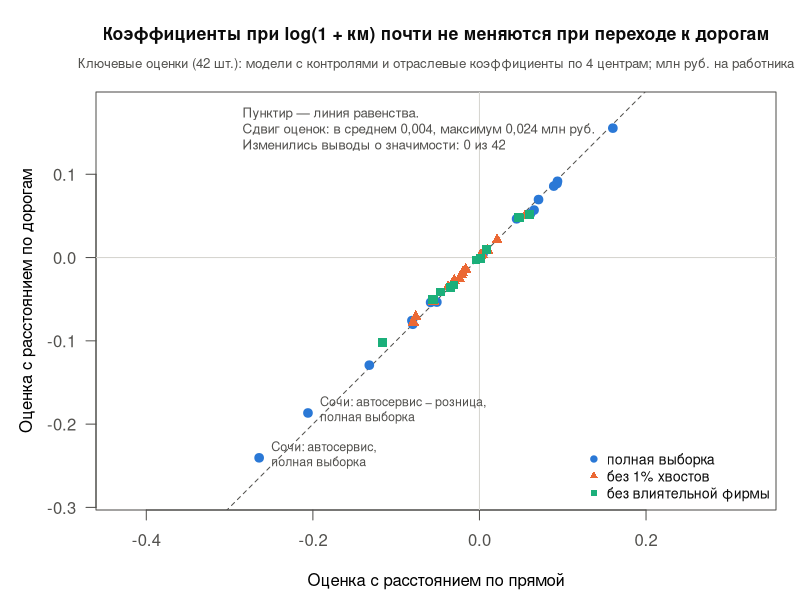
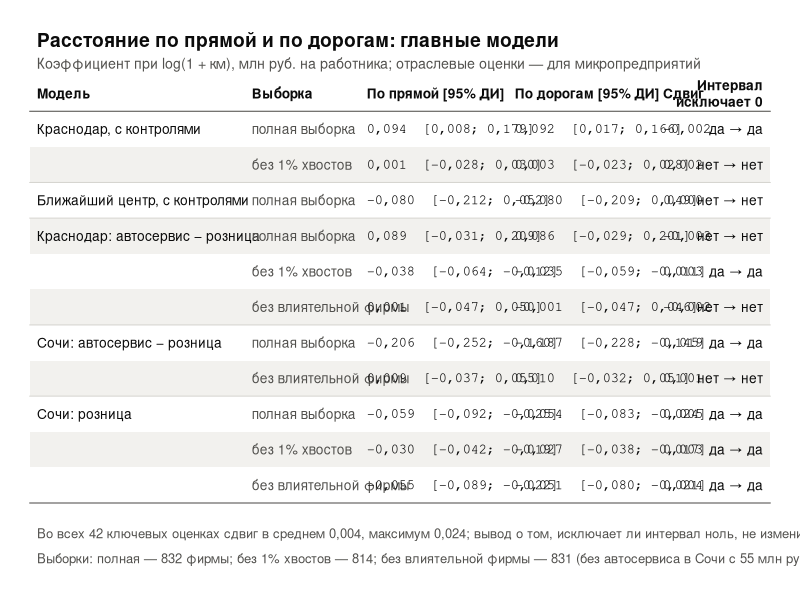

Write R code to recreate these figures, in order.
# Наглядное сравнение моделей с расстоянием по прямой и по дорогам.
# Читает результаты scripts/regression_profit_road.R, модели заново не оценивает.
#
# Запуск из корня проекта (нужен только базовый R):
#   source("scripts/plot_road_vs_straight.R")
#
# Результаты:
#   figures/09_road_vs_straight_scatter.png — все 42 оценки: по прямой против по дорогам
#   figures/10_road_vs_straight_table.png   — таблица главных моделей для слайда
#   results/profit_road_comparison_slide.csv — та же таблица текстом (например, для knitr::kable)

cmp <- read.csv('results/profit_road_comparison.csv', stringsAsFactors = FALSE)
stopifnot(nrow(cmp) > 0)

ink <- '#0b0b0b'; ink2 <- '#52514e'; grid_col <- '#d6d5d0'
num <- function(x, digits = 3) {                       # 0,094 и −0,038 — запятая и типографский минус
  x[abs(x) < 0.5 * 10^-digits] <- 0                     # без «−0,000»
  s <- formatC(x, format = 'f', digits = digits, decimal.mark = ',')
  sub('^-', '−', s)
}
excludes_zero <- function(low, high) low > 0 | high < 0

# Сводные числа для подписей
shift <- cmp$road_estimate - cmp$straight_estimate
half_width <- (cmp$straight_conf_high - cmp$straight_conf_low) / 2
changed <- excludes_zero(cmp$straight_conf_low, cmp$straight_conf_high) !=
           excludes_zero(cmp$road_conf_low, cmp$road_conf_high)
cat(sprintf('Оценок: %d | сдвиг в среднем %.4f, максимум %.4f | медиана сдвига %.0f%% полуширины интервала | выводов изменилось: %d\n',
            nrow(cmp), mean(abs(shift)), max(abs(shift)), 100 * median(abs(shift) / half_width), sum(changed)))


# ---- 1. Диаграмма рассеяния: по прямой против по дорогам ----

samples <- c(all = 'полная выборка', trimmed = 'без 1% хвостов', no_top_cook = 'без влиятельной фирмы')
colors  <- c(all = '#2a78d6', trimmed = '#eb6834', no_top_cook = '#1baf7a')  # проверены на различимость
shapes  <- c(all = 19, trimmed = 17, no_top_cook = 15)                       # форма дублирует цвет
lim <- range(c(cmp$straight_estimate, cmp$road_estimate)) + c(-0.02, 0.02)

png('figures/09_road_vs_straight_scatter.png', width = 1700, height = 1500, res = 190)
par(mar = c(4.5, 4.8, 4.6, 1.2), col.axis = ink2, fg = ink2, las = 1)
plot(NA, xlim = lim, ylim = lim, asp = 1,
     xlab = 'Оценка с расстоянием по прямой', ylab = 'Оценка с расстоянием по дорогам')
abline(h = 0, v = 0, col = grid_col)
abline(0, 1, col = ink2, lty = 2)                       # линия равенства: оценки совпадают
for (s in names(samples)) {
  p <- cmp[cmp$sample == s, ]
  points(p$straight_estimate, p$road_estimate, pch = shapes[s], col = colors[s], cex = 1.15)
}
# Подписи к двум наибольшим сдвигам (текст — нейтральным цветом)
top <- order(-abs(shift))[1:2]
text(cmp$straight_estimate[top], cmp$road_estimate[top], pos = 4, offset = 0.6, cex = 0.75, col = ink2,
     labels = c('Сочи: автосервис,\nполная выборка', 'Сочи: автосервис − розница,\nполная выборка'))
text(lim[1], lim[2], adj = c(0, 1), cex = 0.8, col = ink2,
     labels = sprintf('Пунктир — линия равенства.\nСдвиг оценок: в среднем %s, максимум %s млн руб.\nИзменились выводы о значимости: %d из %d',
                      num(mean(abs(shift))), num(max(abs(shift))), sum(changed), nrow(cmp)))
legend('bottomright', legend = samples, col = colors, pch = shapes, bty = 'n', cex = 0.85, text.col = ink)
mtext('Коэффициенты при log(1 + км) почти не меняются при переходе к дорогам',
      side = 3, line = 2.4, cex = 1.05, col = ink, font = 2)
mtext(sprintf('Ключевые оценки (%d шт.): модели с контролями и отраслевые коэффициенты по 4 центрам; млн руб. на работника', nrow(cmp)),
      side = 3, line = 1, cex = 0.8, col = ink2)
dev.off()


# ---- 2. Таблица главных моделей -----------------------------

rows <- data.frame(
  model = c('controls', 'trimmed', 'nearest',
            'krasnodar_all_interactions', 'krasnodar_trimmed_interactions', 'krasnodar_no_top_cook_interactions',
            'sochi_all_interactions', 'sochi_no_top_cook_interactions',
            'sochi_all_interactions', 'sochi_trimmed_interactions', 'sochi_no_top_cook_interactions'),
  group = c('all_firms', 'all_firms', 'all_firms', 'difference', 'difference', 'difference',
            'difference', 'difference', 'retail', 'retail', 'retail'),
  label = c('Краснодар, с контролями', '', 'Ближайший центр, с контролями',
            'Краснодар: автосервис − розница', '', '',
            'Сочи: автосервис − розница', '',
            'Сочи: розница', '', ''),
  stringsAsFactors = FALSE)
tab <- merge(rows, cmp, by = c('model', 'group'), sort = FALSE)
tab <- tab[match(paste(rows$model, rows$group), paste(tab$model, tab$group)), ]
stopifnot(nrow(tab) == nrow(rows), !anyNA(tab$straight_estimate))

ci <- function(e, l, h) paste0(num(e), '  [', num(l), '; ', num(h), ']')
yes_no <- function(l, h) ifelse(excludes_zero(l, h), 'да', 'нет')
slide <- data.frame(
  model    = tab$label,
  sample   = unname(samples[tab$sample]),
  straight = ci(tab$straight_estimate, tab$straight_conf_low, tab$straight_conf_high),
  road     = ci(tab$road_estimate, tab$road_conf_low, tab$road_conf_high),
  shift    = num(tab$road_estimate - tab$straight_estimate),
  excludes_zero = paste(yes_no(tab$straight_conf_low, tab$straight_conf_high), '→',
                        yes_no(tab$road_conf_low, tab$road_conf_high)),
  stringsAsFactors = FALSE)
write.csv(setNames(slide, c('Модель', 'Выборка', 'По прямой [95% ДИ]', 'По дорогам [95% ДИ]',
                            'Сдвиг', 'Интервал исключает 0: прямое → дороги')),
          'results/profit_road_comparison_slide.csv', row.names = FALSE)

n_rows <- nrow(slide)
x <- c(0.010, 0.300, 0.455, 0.655, 0.835, 0.990)        # левые края колонок; последняя — правый край
header <- c('Модель', 'Выборка', 'По прямой [95% ДИ]', 'По дорогам [95% ДИ]', 'Сдвиг', 'Интервал\nисключает 0')
y_top <- n_rows + 1

png('figures/10_road_vs_straight_table.png', width = 2300, height = 1150, res = 190)
par(mar = c(0, 0, 0, 0))
plot.new(); plot.window(xlim = c(0, 1), ylim = c(-1.6, n_rows + 3))
text(0.010, n_rows + 2.5, 'Расстояние по прямой и по дорогам: главные модели',
     adj = c(0, 0.5), font = 2, cex = 1.15, col = ink)
text(0.010, n_rows + 1.85, 'Коэффициент при log(1 + км), млн руб. на работника; отраслевые оценки — для микропредприятий',
     adj = c(0, 0.5), cex = 0.85, col = ink2)
for (i in seq_len(n_rows)) if (i %% 2 == 0) {
  rect(0, y_top - i - 0.5, 1, y_top - i + 0.5, col = '#f2f1ee', border = NA)
}
segments(0, y_top - 0.5, 1, y_top - 0.5, col = ink2)
for (i in which(slide$model != '')[-1]) segments(0, y_top - i + 0.5, 1, y_top - i + 0.5, col = grid_col)
text(x[1:4], y_top, header[1:4], adj = c(0, 0.5), font = 2, cex = 0.82, col = ink)
text(x[5] + 0.02, y_top, header[5], adj = c(0, 0.5), font = 2, cex = 0.82, col = ink)
text(x[6], y_top, header[6], adj = c(1, 0.5), font = 2, cex = 0.82, col = ink)
for (i in seq_len(n_rows)) {
  y <- y_top - i
  text(x[1], y, slide$model[i], adj = c(0, 0.5), cex = 0.82, col = ink)
  text(x[2], y, slide$sample[i], adj = c(0, 0.5), cex = 0.82, col = ink2)
  text(x[3], y, slide$straight[i], adj = c(0, 0.5), cex = 0.82, col = ink, family = 'mono')
  text(x[4], y, slide$road[i], adj = c(0, 0.5), cex = 0.82, col = ink, family = 'mono')
  text(x[5] + 0.02, y, slide$shift[i], adj = c(0, 0.5), cex = 0.82, col = ink, family = 'mono')
  text(x[6], y, slide$excludes_zero[i], adj = c(1, 0.5), cex = 0.82, col = ink)
}
segments(0, 0.5, 1, 0.5, col = ink2)
text(0.010, -0.35, adj = c(0, 0.5), cex = 0.78, col = ink2,
     labels = sprintf('Во всех %d ключевых оценках сдвиг в среднем %s, максимум %s; вывод о том, исключает ли интервал ноль, не изменился ни разу.',
                      nrow(cmp), num(mean(abs(shift))), num(max(abs(shift)))))
text(0.010, -1.05, adj = c(0, 0.5), cex = 0.78, col = ink2,
     labels = 'Выборки: полная — 832 фирмы; без 1% хвостов — 814; без влиятельной фирмы — 831 (без автосервиса в Сочи с 55 млн руб. на работника).')
dev.off()

print(slide, row.names = FALSE)
